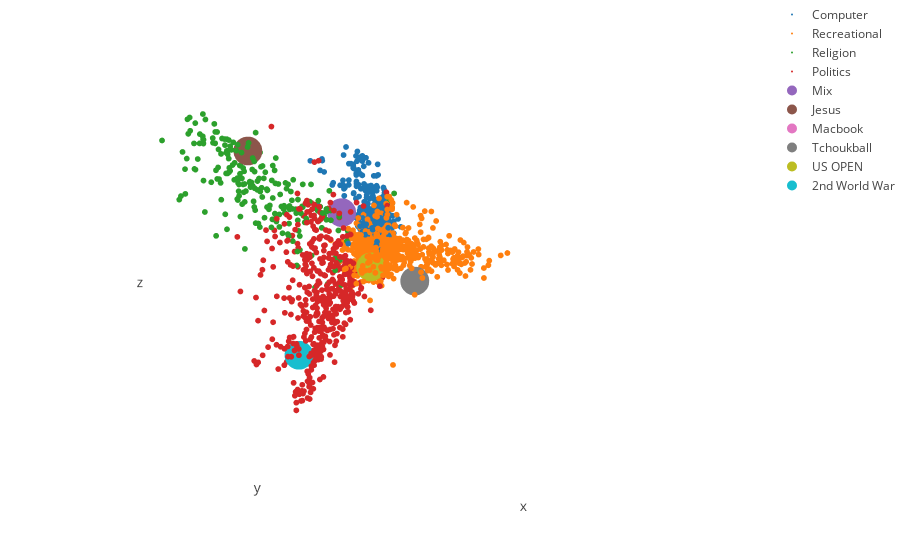

Notebook cell for this chart:
### Code cell
infos2 = np.array([plots.proba_to_infos(arr, label_to_name_with_new) for arr in new_y_pred_proba])
plots.plot3D(new_eigenvectors, new_y_pred, infos2, label_to_name_with_new, node_size=2, opacity=1)

### Figure 1 — Plotly figure (JSON) as saved in the notebook; plotly's stock layout.template omitted (floating-point values rounded to 4 significant figures; data arrays with more than 128 entries replaced by an {"elided": "..."} marker saying what was removed)
{"data": [{"hoverinfo": "text+name", "marker": {"color": 0, "colorscale": "Portland", "opacity": 1, "size": 2}, "mode": "markers", "name": "Computer", "text": {"elided": "661 str values"}, "type": "scatter3d", "x": {"elided": "661 float values"}, "y": {"elided": "661 float values"}, "z": {"elided": "661 float values"}}, {"hoverinfo": "text+name", "marker": {"color": 1, "colorscale": "Portland", "opacity": 1, "size": 2}, "mode": "markers", "name": "Recreational", "text": {"elided": "653 str values"}, "type": "scatter3d", "x": {"elided": "653 float values"}, "y": {"elided": "653 float values"}, "z": {"elided": "653 float values"}}, {"hoverinfo": "text+name", "marker": {"color": 2, "colorscale": "Portland", "opacity": 1, "size": 2}, "mode": "markers", "name": "Religion", "text": {"elided": "227 str values"}, "type": "scatter3d", "x": {"elided": "227 float values"}, "y": {"elided": "227 float values"}, "z": {"elided": "227 float values"}}, {"hoverinfo": "text+name", "marker": {"color": 3, "colorscale": "Portland", "opacity": 1, "size": 2}, "mode": "markers", "name": "Politics", "text": {"elided": "459 str values"}, "type": "scatter3d", "x": {"elided": "459 float values"}, "y": {"elided": "459 float values"}, "z": {"elided": "459 float values"}}, {"hoverinfo": "text+name", "marker": {"color": 990, "colorscale": "Portland", "opacity": 1, "size": 10}, "mode": "markers", "name": "Mix", "text": ["Computer : 0.0%<br>Recreational : 2.2%<br>Religion : 97.7%<br>Politics : 0.0%<br>"], "type": "scatter3d", "x": [-0.005383], "y": [-0.01317], "z": [0.009856]}, {"hoverinfo": "text+name", "marker": {"color": 991, "colorscale": "Portland", "opacity": 1, "size": 10}, "mode": "markers", "name": "Jesus", "text": ["Computer : 0.0%<br>Recreational : 0.0%<br>Religion : 99.9%<br>Politics : 0.0%<br>"], "type": "scatter3d", "x": [0.03105], "y": [-0.03343], "z": [0.04776]}, {"hoverinfo": "text+name", "marker": {"color": 992, "colorscale": "Portland", "opacity": 1, "size": 10}, "mode": "markers", "name": "Macbook", "text": ["Computer : 99.9%<br>Recreational : 0.0%<br>Religion : 0.0%<br>Politics : 0.0%<br>"], "type": "scatter3d", "x": [-0.01668], "y": [-0.006843], "z": [-0.009625]}, {"hoverinfo": "text+name", "marker": {"color": 993, "colorscale": "Portland", "opacity": 1, "size": 10}, "mode": "markers", "name": "Tchoukball", "text": ["Computer : 0.0%<br>Recreational : 99.9%<br>Religion : 0.0%<br>Politics : 0.0%<br>"], "type": "scatter3d", "x": [0.01377], "y": [0.05308], "z": [0.01138]}, {"hoverinfo": "text+name", "marker": {"color": 994, "colorscale": "Portland", "opacity": 1, "size": 10}, "mode": "markers", "name": "US OPEN", "text": ["Computer : 2.0%<br>Recreational : 94.3%<br>Religion : 0.0%<br>Politics : 3.6%<br>"], "type": "scatter3d", "x": [0.004857], "y": [0.01754], "z": [-0.002781]}, {"hoverinfo": "text+name", "marker": {"color": 995, "colorscale": "Portland", "opacity": 1, "size": 10}, "mode": "markers", "name": "2nd World War", "text": ["Computer : 0.0%<br>Recreational : 0.0%<br>Religion : 0.0%<br>Politics : 99.9%<br>"], "type": "scatter3d", "x": [0.03109], "y": [-0.008989], "z": [-0.05784]}], "layout": {"hovermode": "closest", "margin": {"b": 0, "l": 0, "r": 0, "t": 0}, "scene": {"xaxis": {"showbackground": false, "showexponent": false, "showgrid": false, "showspikes": false, "showticklabels": false, "showtickprefix": false, "ticks": false, "zeroline": false}, "yaxis": {"showbackground": false, "showexponent": false, "showgrid": false, "showspikes": false, "showticklabels": false, "showtickprefix": false, "ticks": false, "zeroline": false}, "zaxis": {"showbackground": false, "showexponent": false, "showgrid": false, "showspikes": false, "showticklabels": false, "showtickprefix": false, "ticks": false, "zeroline": false}}}}
